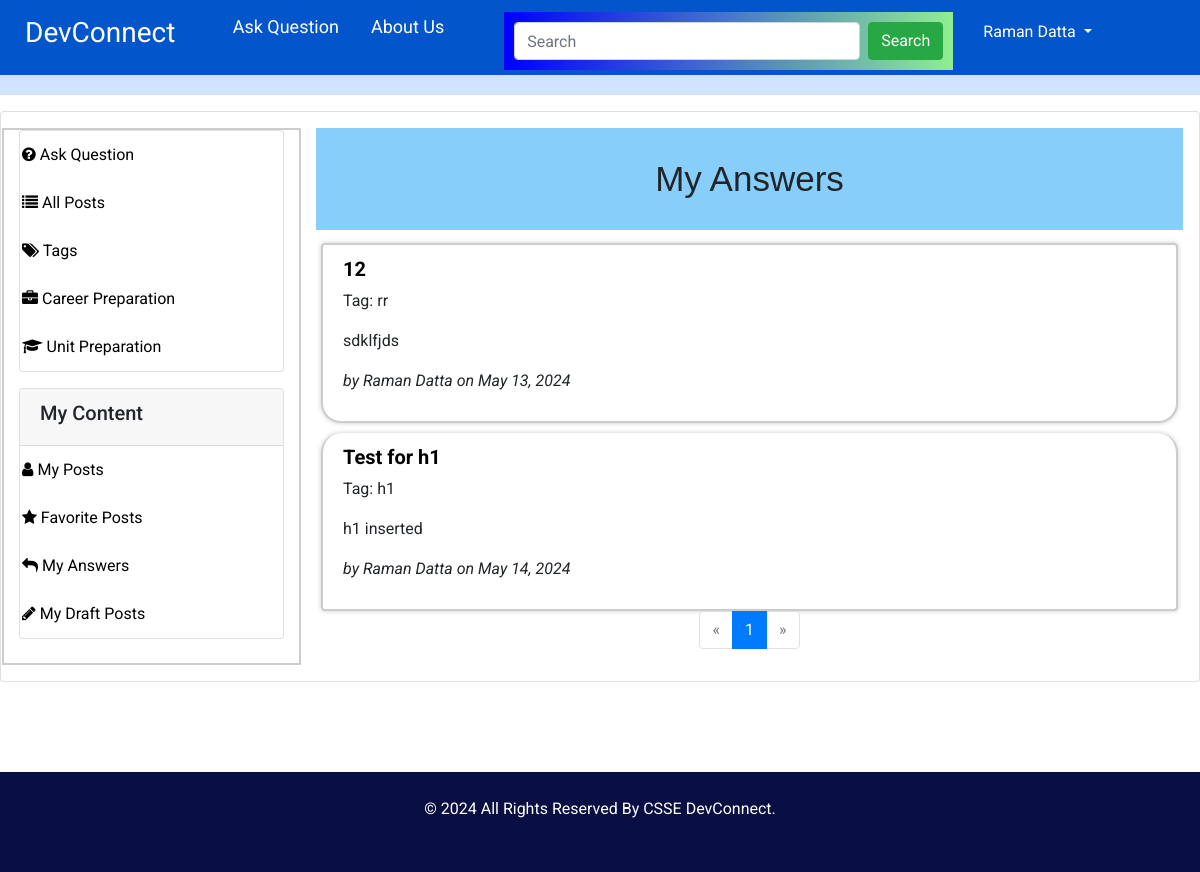
/my_answers (signed in), run on the app's committed database.
### app/models/model.py (models this page shows, shortened)
class Posts(db.Model):
    __tablename__ = "posts"
    id = db.Column(db.Integer, primary_key=True)
    title = db.Column(db.String(255), nullable=False)
    content = db.Column(db.Text, nullable=False)
    author_id = db.Column(db.Integer, db.ForeignKey('users.id'))
    date_posted = db.Column(db.DateTime, default=datetime.utcnow)
    deleted = db.Column(db.Boolean, default=False)
    answered = db.Column(db.Boolean, default=False)
    tag_id = db.Column(db.Integer, db.ForeignKey('tags.id'))
    career_preparation = db.Column(db.Boolean, default=False)
    is_draft = db.Column(db.Boolean, default=False)  # New column to indicate if the post is a draft
    author = db.relationship('User', backref=db.backref('posts', lazy=True))
    tag = db.relationship('Tag', backref=db.backref('posts', lazy=True))

class Tag(db.Model):
    __tablename__ = "tags"
    id = db.Column(db.Integer, primary_key=True)
    tag = db.Column(db.String(100), nullable=False)

class User(UserMixin, db.Model):
    __tablename__ = "users"
    id = db.Column(db.Integer, primary_key=True)
    first_name = db.Column(db.String(100), nullable=False)
    last_name = db.Column(db.String(100), nullable=False)
    uwa_id = db.Column(db.String(100), unique=True, nullable=False)
    email = db.Column(db.String(100), unique=True, nullable=False)
    major = db.Column(db.String(100), nullable=False)
    password_hash = db.Column(db.String(200), nullable=False)
    user_image = db.Column(db.String(200))
    is_disabled = db.Column(db.Boolean, default=False)
    timestamp = db.Column(db.DateTime, default=datetime.utcnow)
    role = db.Column(db.String(100))
    @property
    def is_active(self):
        return not self.is_disabled

### app/controllers/main_controller.py (the view)
@main.route('/my_answers')
@login_required
def my_answers():
    page = request.args.get('page', 1, type=int)
    order = request.args.get('order', 'asc')
    heading = "My Answers"
    posts_with_my_replies_query = (
        db.session.query(Posts)
        .join(Reply, Posts.id == Reply.post_id)
        .filter(Reply.author_id == current_user.id, Posts.is_draft == False)
        .order_by(Posts.date_posted.asc() if order == 'asc' else Posts.date_posted.desc())
    )
    pagination = posts_with_my_replies_query.paginate(page=page, per_page=10, error_out=False)
    posts_with_my_replies = pagination.items
    return render_template('main/my_answers.html', posts=posts_with_my_replies, pagination=pagination, heading=heading, origin='my_answers')

### app/__init__.py (called while the page is built)
def create_app(config_class=Config):
    app = Flask(__name__)
    ckeditor = CKEditor(app)
    app.config.from_object(config_class)
    db.init_app(app)
    migrate.init_app(app, db)
    mail.init_app(app)
    login_manager.init_app(app)  # Attach LoginManager to the app
    login_manager.login_view = 'auth.login'  # Define the login view
    login_manager.login_message = "Please log in to access this page."  # Optional: Customize the login message
    @login_manager.user_loader
    def load_user(user_id):
        from app.models.model import User  # Import inside to avoid circular import issues
        user = User.query.get(int(user_id))
        return user
    from app.controllers.auth_controller import auth
    from app.controllers.main_controller import main
    app.register_blueprint(auth, url_prefix='/auth')
    app.register_blueprint(main)
    return app

### app/controllers/main_controller.py (called while the page is built)
@main.before_app_request
def add_tags_to_sidebar():
    if current_user.is_authenticated:
        tags_with_counts = db.session.query(
            Tag.id,
            Tag.tag,
            func.count(Posts.id).label('post_count')
        ).join(Posts, Posts.tag_id == Tag.id).group_by(Tag.id).all()
        g.tags = tags_with_counts
    else:
        g.tags = []

### app/templates/main/my_answers.html (shortened to what this page needs)
{% extends "includes/layout.html" %}
{% block content %}
<div class="card p-3 mt-3">
    <div class="row">
        {% include "includes/sidebar.html" %}
        <div class="col-md-9">
            <h1>My Answers</h1>
            <ul class="list-group" id="posts-list">
                {% for post in posts %}
                <li class="list-group-item">
                    <h5>
                        <a href="{{ url_for('main.view_reply', post_id=post.id, origin='my_answers') }}">{{ post.title }}</a>
                    </h5>
                    <p>Tag: {{ post.tag.tag if post.tag else 'N/A' }}</p>
                    <p>{{ post.content|safe }}</p>
                    <p class="authorpost">by <span class="author_n">{{ post.author.first_name }} {{ post.author.last_name }}</span> on {{ post.date_posted.strftime('%B %d, %Y') }}</p>
                </li>
                {% endfor %}
            </ul>
            <nav aria-label="Page navigation">
                <ul class="pagination justify-content-center">
                    {% if pagination.has_prev %}
                    <li class="page-item">
                        <a class="page-link" href="{{ url_for('main.my_answers', page=pagination.prev_num) }}" aria-label="Previous">
                            <span aria-hidden="true">&laquo;</span>
                        </a>
                    </li>
                    {% else %}
                    <li class="page-item disabled">
                        <a class="page-link" href="#" aria-label="Previous">
                            <span aria-hidden="true">&laquo;</span>
                        </a>
                    </li>
                    {% endif %}
                    {% for page_num in pagination.iter_pages() %}
                    <li class="page-item {% if page_num == pagination.page %}active{% endif %}">
                        <a class="page-link" href="{{ url_for('main.my_answers', page=page_num) }}">{{ page_num }}</a>
                    </li>
                    {% endfor %}
                    {% if pagination.has_next %}
                    <li class="page-item">
                        <a class="page-link" href="{{ url_for('main.my_answers', page=pagination.next_num) }}" aria-label="Next">
                            <span aria-hidden="true">&raquo;</span>
                        </a>
                    </li>
                    {% else %}
                    <li class="page-item disabled">
                        <a class="page-link" href="#" aria-label="Next">
                            <span aria-hidden="true">&raquo;</span>
                        </a>
                    </li>
                    {% endif %}
                </ul>
            </nav>
        </div>
    </div>
</div>
{% endblock %}

### app/static/css/style.css (style rules this page uses)
body { font-family: "Roboto", sans-serif; color: #040000; }
.authorpost { font-style: italic; }
li.list-group-item { transition: all 1s ease; border: solid 2px #ccc; margin:5px; box-shadow: 0px 0px 5px #ccc; border-radius: 20px; }
li.list-group-item h2,li.list-group-item a { font-weight: bold; color: #000; padding: 0px; }
h1, h2 { font-family: 'Merriweather Sans', sans-serif; }
a, a:hover, a:focus { text-decoration: none; }

### data on the page
Posts: title "12", tag "rr", content "sdklfjds", author.first_name "Raman", author.last_name "Datta", date_posted "May 13, 2024"
Posts: title "Test for h1", tag "h1", content "h1 inserted", author.first_name "Raman", author.last_name "Datta", date_posted "May 14, 2024"

### other printed values
{{ session['user_name'] }} "Raman Datta"
{{ page_num }} "1"
